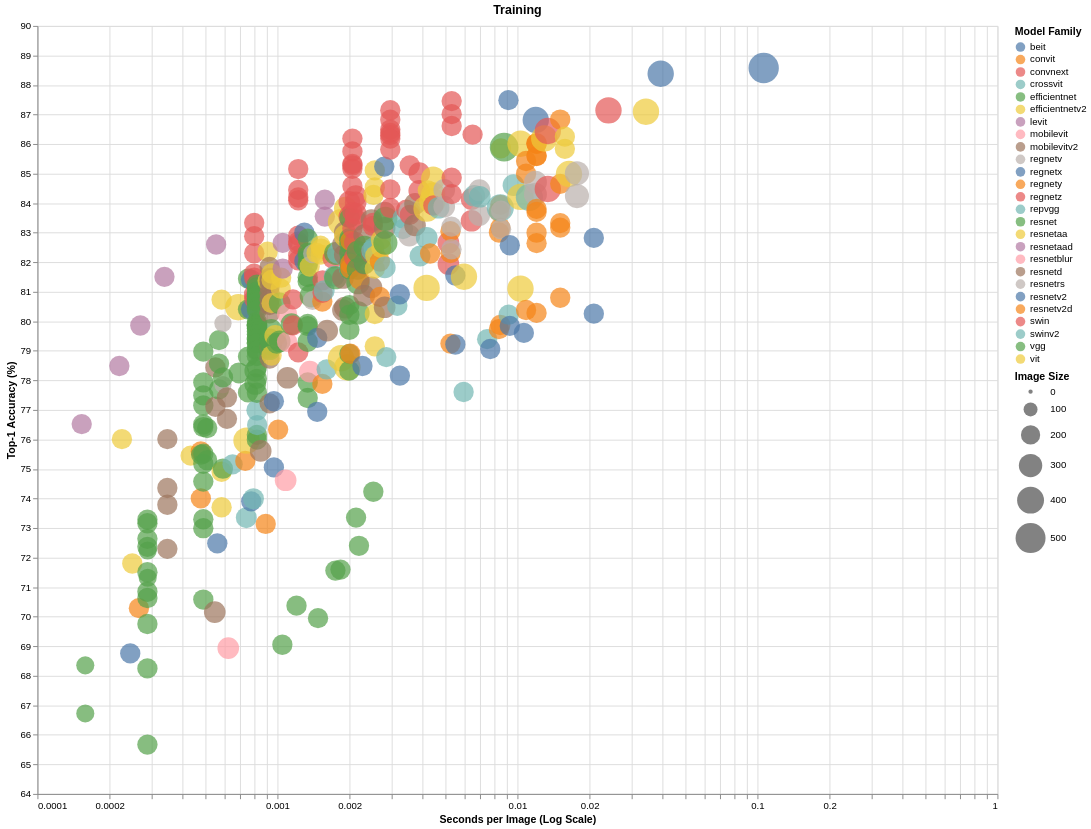

Notebook cell for this chart:
### Markdown cell above
Now we can repeat the same *family* plot we did above:

### Code cell
show_all(tdf, 'Training', 'train_img_size')

### Figure 1 — Vega-Lite specification as saved in the notebook (floating-point values rounded to 4 significant figures; data arrays with more than 128 entries replaced by an {"elided": "..."} marker saying what was removed)
{"config": {"view": {"continuousWidth": 400, "continuousHeight": 300}}, "data": {"name": "data-4ed7402671e05723dfb7515e5217fa01"}, "mark": "circle", "encoding": {"color": {"field": "family", "title": "Model Family", "type": "nominal"}, "size": {"field": "train_img_size", "scale": {"range": [20, 1000]}, "title": "Image Size", "type": "quantitative"}, "tooltip": [{"field": "model_org", "title": "Model", "type": "nominal"}, {"field": "family", "title": "Family", "type": "nominal"}, {"field": "top1", "format": ".2f", "title": "Top-1 Acc", "type": "quantitative"}, {"field": "train_img_size", "title": "Img Size", "type": "quantitative"}], "x": {"field": "secs", "scale": {"type": "log"}, "title": "Seconds per Image (Log Scale)", "type": "quantitative"}, "y": {"field": "top1", "scale": {"zero": false}, "title": "Top-1 Accuracy (%)", "type": "quantitative"}}, "height": 800, "selection": {"selector004": {"type": "interval", "bind": "scales", "encodings": ["x", "y"]}}, "title": "Training", "width": 1000, "$schema": "https://vega.github.io/schema/vega-lite/v4.17.0.json", "datasets": {"data-4ed7402671e05723dfb7515e5217fa01": {"elided": "414 records"}}}
